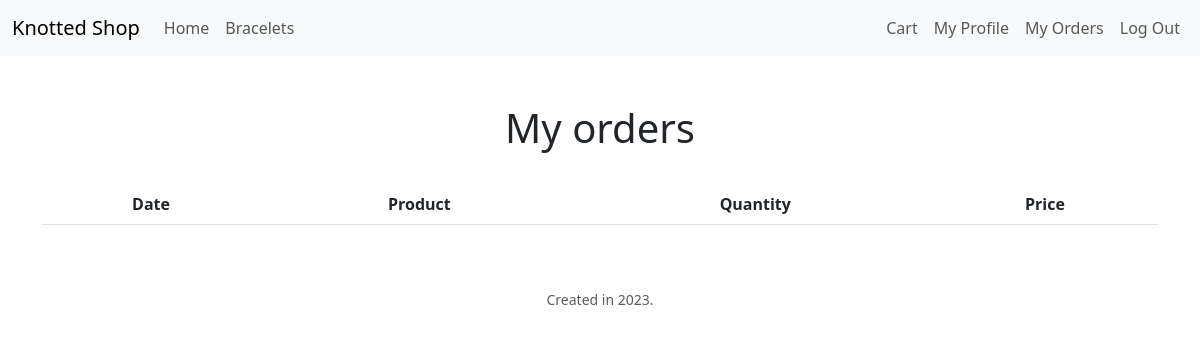
Page /order (signed in) on the earlier database version.
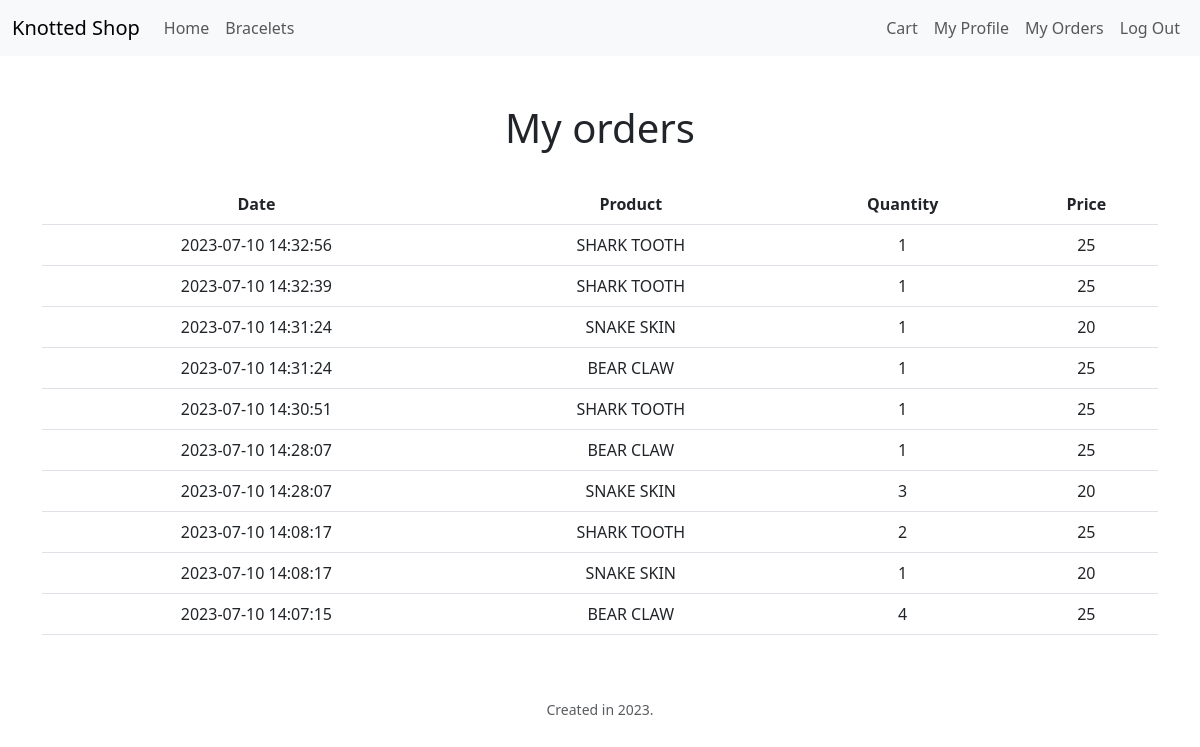
Same page on the later database version.
### tables this page shows
CREATE TABLE order_item (
    id INTEGER PRIMARY KEY,
    order_id INTEGER,
    product_id INTEGER,
    quantity INTEGER,
    price DECIMAL,
    FOREIGN KEY (order_id) REFERENCES "order"(id),
    FOREIGN KEY (product_id) REFERENCES products(id)
);

CREATE TABLE "orders" (
id INTEGER PRIMARY KEY UNIQUE,
user_id INTEGER,
total_amount INTEGER,
status TEXT,
created_at TIMESTAMP DEFAULT CURRENT_TIMESTAMP);

CREATE TABLE products (
id INTEGER PRIMARY KEY NOT NULL UNIQUE,
name TEXT NOT NULL,
descr TEXT,
price INTEGER NOT NULL,
quantity INTEGER NOT NULL);

### app.py (the view, shortened to what this page needs)
@app.route("/order", methods=["GET", "POST"])
def order():
    conn = get_database_connection()
    cur = conn.cursor()
    if request.method == "GET":
        history = cur.execute("""SELECT orders.created_at AS order_date, products.name AS product_name, order_item.quantity AS quantity, order_item.price AS price
            FROM orders
            JOIN order_item ON orders.id = order_item.order_id
            JOIN products ON order_item.product_id = products.id
            WHERE orders.user_id = ?
            ORDER BY order_date DESC;
            """, (session['user_id'],))
        return render_template("ordered.html", history=history)

### app.py (called while the page is built)
@app.after_request
def after_request(response):
    response.headers["Cache-Control"] = "no-cache, no-store, must-revalidate"
    response.headers["Expires"] = 0
    response.headers["Pragma"] = "no-cache"
    return response

def get_database_connection():
    conn = sqlite3.connect("paracord.db")
    conn.row_factory = sqlite3.Row
    return conn

### templates/ordered.html (shortened to what this page needs)
{% extends "layout.html" %}
{% block main %}
    <h1>My orders</h1><br>
    <div class="container">
        <table class="table">
            <thead>
                <tr>
                    <th scope="col">Date</th>
                    <th scope="col">Product</th>
                    <th scope="col">Quantity</th>
                    <th scope="col">Price</th>
                </tr>
            </thead>
            <tbody>
                {% for row in history %}
                    <tr>
                        <td>{{ row['order_date'] }}</td>
                        <td>{{ row['product_name'] }}</td>
                        <td>{{ row['quantity'] }}</td>
                        <td>{{ row['price'] }}</td>
                    </tr>
                {% endfor %}
            </tbody>
        </table>
    </div>
{% endblock %}

### templates/layout.html (shortened to what this page needs)
<!DOCTYPE html>
<html lang="en">
<head>
    <link href="https://cdn.jsdelivr.net/npm/bootstrap@5.3.0/dist/css/bootstrap.min.css" rel="stylesheet">
</head>
<body>
    <nav class="navbar navbar-expand-lg bg-body-tertiary" style="background-color: #7497af;">
        <div class="container-fluid">
          <a class="navbar-brand" href="/">Knotted Shop</a>
          <div class="collapse navbar-collapse" id="navbarNav">
            <ul class="navbar-nav me-auto">
              <li class="nav-item">
                <a class="nav-link" href="/">Home</a>
              </li>
              <li class="nav-item">
                <a class="nav-link" href="/products">Bracelets</a>
              </li>
            </ul>
              {% if session["user_id"] %}
                <ul class="navbar-nav ms-auto">
                  <li class="nav-item">
                    <a class="nav-link" href="/cart">Cart</a>
                  </li>
                  <li class="nav-item">
                      <a class="nav-link" href="/profile">My Profile</a>
                  </li>
                  <li class="nav-item">
                    <a class="nav-link" href="/order">My Orders</a>
                </li>
                  <li class="nav-item ">
                    <a class="nav-link" href="/logout">Log Out</a>
                  </li>
                </ul>
              {% endif %}
          </div>
        </div>
      </nav>
    <main class="container-fluid py-5 text-center">
        {% block main %}
        {% endblock %}
    </main>
    <footer class="mb-5 small text-center text-muted">
        Created in 2023.
    </footer>
</body>
</html>

Differences in the rows shown:
added order_item: order_date "2023-07-10 14:32:56", product_name "SHARK TOOTH", quantity "1", price "25"
added order_item: order_date "2023-07-10 14:32:39", product_name "SHARK TOOTH", quantity "1", price "25"
added order_item: order_date "2023-07-10 14:31:24", product_name "SNAKE SKIN", quantity "1", price "20"
added order_item: order_date "2023-07-10 14:31:24", product_name "BEAR CLAW", quantity "1", price "25"
added order_item: order_date "2023-07-10 14:30:51", product_name "SHARK TOOTH", quantity "1", price "25"
added order_item: order_date "2023-07-10 14:28:07", product_name "BEAR CLAW", quantity "1", price "25"
added order_item: order_date "2023-07-10 14:28:07", product_name "SNAKE SKIN", quantity "3", price "20"
added order_item: order_date "2023-07-10 14:08:17", product_name "SHARK TOOTH", quantity "2", price "25"
added order_item: order_date "2023-07-10 14:08:17", product_name "SNAKE SKIN", quantity "1", price "20"
added order_item: order_date "2023-07-10 14:07:15", product_name "BEAR CLAW", quantity "4", price "25"
